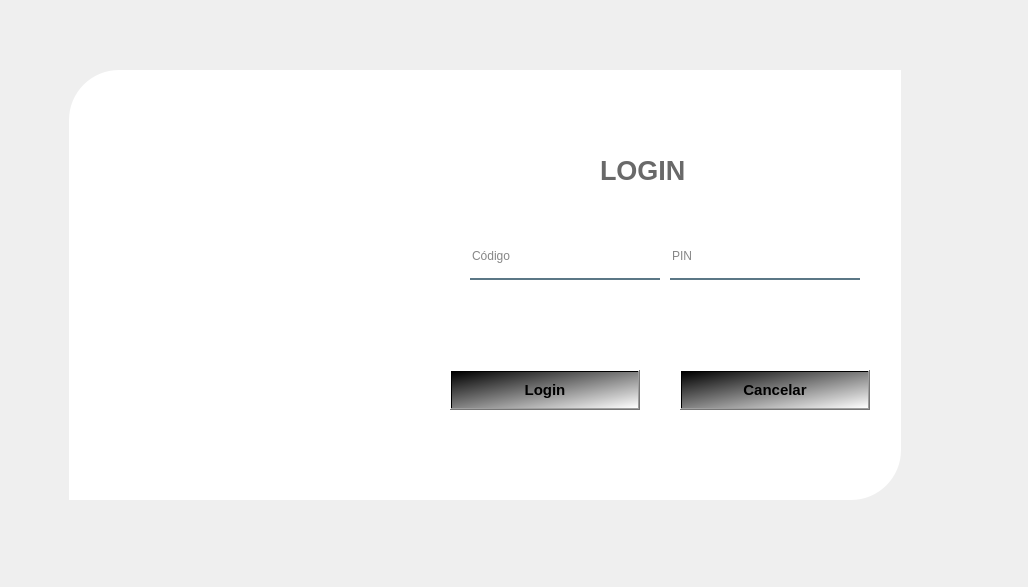
<?xml version="1.0" encoding="UTF-8"?>
<ui version="4.0">
 <class>Form</class>
 <widget class="QWidget" name="Form">
  <property name="geometry">
   <rect>
    <x>0</x>
    <y>0</y>
    <width>1028</width>
    <height>587</height>
   </rect>
  </property>
  <property name="windowTitle">
   <string>Login</string>
  </property>
  <property name="styleSheet">
   <string notr="true"/>
  </property>
  <widget class="QWidget" name="widget" native="true">
   <property name="geometry">
    <rect>
     <x>30</x>
     <y>40</y>
     <width>941</width>
     <height>491</height>
    </rect>
   </property>
   <property name="styleSheet">
    <string notr="true">

QPushButton#pushButton{
background-color: qlineargradient(spread:pad, x1:0, y1:0.505682, x2:1, y2:0.477, stop:0 rgba(236, 141, 26, 219), stop: 1 rgba(160, 96, 18, 180));
color:rgba(255,255,255,210);
border-radius:5px;
}

QPushButton#pushButton_2, #pushButton_3, #pushButton_4, #pushButton_5{
background-color: rgba(0,0,0,0);
color: rgba(85,98,112,255);
}


QPushButton#pushButton_2:hover,#pushButton_3:hover, #pushButton_4:hover, #pushButton_5:hover {
color: rgba(131,96,53,255);
}


QPushButton#pushButton_2:pressed, #pushButton_3:pressed, #pushButton_4:pressed, #pushButton_5:pressed{
padding-left: 5px;
padding-top:5px;
background-color:rgba(0,0,0,0);
}

QPushButton#pushButton:hover{
background-color: qlineargradient(spread:pad, x1:0, y1:0.505682, x2:1, y2:0.477, stop:0 rgba(0, 71, 135, 219), stop: 1 rgba(85, 81, 84, 226));
}

QPushButton#pushButton:pressed{
padding-left:5px;
padding-top:5px;
background-color: rgba(150, 123, 111, 255)
}
</string>
   </property>
   <widget class="QLabel" name="label_3">
    <property name="geometry">
     <rect>
      <x>290</x>
      <y>30</y>
      <width>581</width>
      <height>430</height>
     </rect>
    </property>
    <property name="font">
     <font>
      <pointsize>10</pointsize>
     </font>
    </property>
    <property name="styleSheet">
     <string notr="true">background-color: rgb(255, 255, 255,255);
border-bottom-right-radius:50px;
</string>
    </property>
    <property name="text">
     <string/>
    </property>
   </widget>
   <widget class="QLabel" name="label_4">
    <property name="geometry">
     <rect>
      <x>570</x>
      <y>110</y>
      <width>191</width>
      <height>40</height>
     </rect>
    </property>
    <property name="font">
     <font>
      <pointsize>20</pointsize>
      <weight>75</weight>
      <bold>true</bold>
     </font>
    </property>
    <property name="styleSheet">
     <string notr="true">color:rgba(0, 0, 0, 150)</string>
    </property>
    <property name="text">
     <string>LOGIN</string>
    </property>
   </widget>
   <widget class="QLineEdit" name="lineEdit">
    <property name="geometry">
     <rect>
      <x>440</x>
      <y>200</y>
      <width>190</width>
      <height>40</height>
     </rect>
    </property>
    <property name="styleSheet">
     <string notr="true">background-color: rgba(0, 0, 0, 0);
border: none;
border-bottom: 2px solid rgba(46, 82, 101, 200);
color:rgba(0,0,0,240);
padding-bottom:7px;</string>
    </property>
    <property name="placeholderText">
     <string>Código</string>
    </property>
   </widget>
   <widget class="QLabel" name="label">
    <property name="geometry">
     <rect>
      <x>39</x>
      <y>30</y>
      <width>371</width>
      <height>430</height>
     </rect>
    </property>
    <property name="styleSheet">
     <string notr="true">background-color: rgb(255, 255, 255);
border-top-left-radius:50px;
</string>
    </property>
    <property name="text">
     <string/>
    </property>
    <property name="pixmap">
     <pixmap resource="../Py/Imagem.qrc">:/img_login/img-login.png</pixmap>
    </property>
   </widget>
   <widget class="QLineEdit" name="lineEdit_4">
    <property name="geometry">
     <rect>
      <x>640</x>
      <y>200</y>
      <width>190</width>
      <height>40</height>
     </rect>
    </property>
    <property name="styleSheet">
     <string notr="true">background-color: rgba(0, 0, 0, 0);
border: none;
border-bottom: 2px solid rgba(46, 82, 101, 200);
color:rgba(0,0,0,240);
padding-bottom:7px;</string>
    </property>
    <property name="echoMode">
     <enum>QLineEdit::Password</enum>
    </property>
    <property name="placeholderText">
     <string>PIN</string>
    </property>
   </widget>
   <widget class="QPushButton" name="pushButton_2">
    <property name="geometry">
     <rect>
      <x>650</x>
      <y>330</y>
      <width>190</width>
      <height>40</height>
     </rect>
    </property>
    <property name="font">
     <font>
      <pointsize>11</pointsize>
      <weight>75</weight>
      <bold>true</bold>
     </font>
    </property>
    <property name="styleSheet">
     <string notr="true">
background: qlineargradient(x1: 0, y1: 0, x2: 1, y2: 1, stop: 0 #000000, stop: 0.5 #808080, stop: 1 #FFFFFF);
color: black;
</string>
    </property>
    <property name="text">
     <string>Cancelar</string>
    </property>
   </widget>
   <widget class="QPushButton" name="pushButton_3">
    <property name="geometry">
     <rect>
      <x>420</x>
      <y>330</y>
      <width>190</width>
      <height>40</height>
     </rect>
    </property>
    <property name="font">
     <font>
      <pointsize>11</pointsize>
      <weight>75</weight>
      <bold>true</bold>
     </font>
    </property>
    <property name="styleSheet">
     <string notr="true">
background: qlineargradient(x1: 0, y1: 0, x2: 1, y2: 1, stop: 0 #000000, stop: 0.5 #808080, stop: 1 #FFFFFF);
color: black;
</string>
    </property>
    <property name="text">
     <string>Login</string>
    </property>
   </widget>
  </widget>
 </widget>
 <resources>
  <include location="../Py/Imagem.qrc"/>
 </resources>
 <connections/>
</ui>
